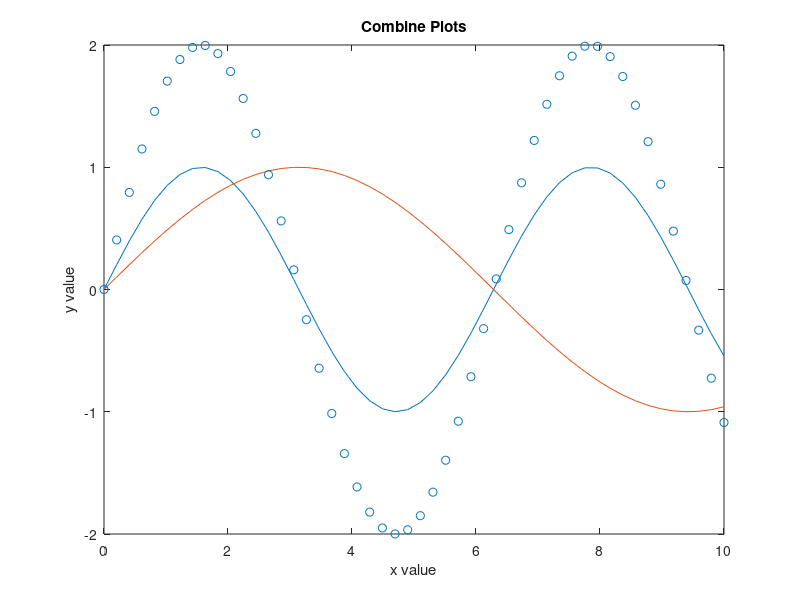

The MATLAB script that drew this image:
x = linspace(0,10,50);
y1 = sin(x);
plot(x,y1)
title('Combine Plots')
xlabel('x value')
ylabel('y value')
hold on

y2 = sin(x/2);
plot(x,y2)

y3 = 2*sin(x);
scatter(x,y3) 

hold off